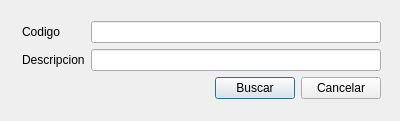
<ui version="4.0" >
 <class>BuscarArticuloDialogClass</class>
 <widget class="QDialog" name="BuscarArticuloDialogClass" >
  <property name="geometry" >
   <rect>
    <x>0</x>
    <y>0</y>
    <width>400</width>
    <height>121</height>
   </rect>
  </property>
  <property name="windowTitle" >
   <string>Buscar Articulo</string>
  </property>
  <property name="windowIcon" >
   <iconset>images/BArticulo.PNG</iconset>
  </property>
  <widget class="QWidget" name="gridLayout" >
   <property name="geometry" >
    <rect>
     <x>11</x>
     <y>10</y>
     <width>381</width>
     <height>101</height>
    </rect>
   </property>
   <layout class="QGridLayout" >
    <item row="0" column="0" >
     <widget class="QLabel" name="label" >
      <property name="text" >
       <string>Codigo</string>
      </property>
     </widget>
    </item>
    <item row="1" column="0" >
     <widget class="QLabel" name="label_2" >
      <property name="text" >
       <string>Descripcion</string>
      </property>
     </widget>
    </item>
    <item row="0" column="1" >
     <widget class="QLineEdit" name="lineEdit" />
    </item>
    <item row="1" column="1" >
     <widget class="QLineEdit" name="lineEdit_2" />
    </item>
    <item row="2" column="1" >
     <layout class="QHBoxLayout" >
      <item>
       <spacer>
        <property name="orientation" >
         <enum>Qt::Horizontal</enum>
        </property>
        <property name="sizeHint" >
         <size>
          <width>40</width>
          <height>20</height>
         </size>
        </property>
       </spacer>
      </item>
      <item>
       <widget class="QPushButton" name="pushButton" >
        <property name="text" >
         <string>Buscar</string>
        </property>
       </widget>
      </item>
      <item>
       <widget class="QPushButton" name="pushButton_2" >
        <property name="text" >
         <string>Cancelar</string>
        </property>
       </widget>
      </item>
     </layout>
    </item>
   </layout>
  </widget>
 </widget>
 <layoutdefault spacing="6" margin="11" />
 <resources/>
 <connections>
  <connection>
   <sender>pushButton</sender>
   <signal>clicked()</signal>
   <receiver>BuscarArticuloDialogClass</receiver>
   <slot>accept()</slot>
   <hints>
    <hint type="sourcelabel" >
     <x>263</x>
     <y>94</y>
    </hint>
    <hint type="destinationlabel" >
     <x>201</x>
     <y>89</y>
    </hint>
   </hints>
  </connection>
  <connection>
   <sender>pushButton_2</sender>
   <signal>clicked()</signal>
   <receiver>BuscarArticuloDialogClass</receiver>
   <slot>reject()</slot>
   <hints>
    <hint type="sourcelabel" >
     <x>333</x>
     <y>92</y>
    </hint>
    <hint type="destinationlabel" >
     <x>310</x>
     <y>69</y>
    </hint>
   </hints>
  </connection>
 </connections>
</ui>
